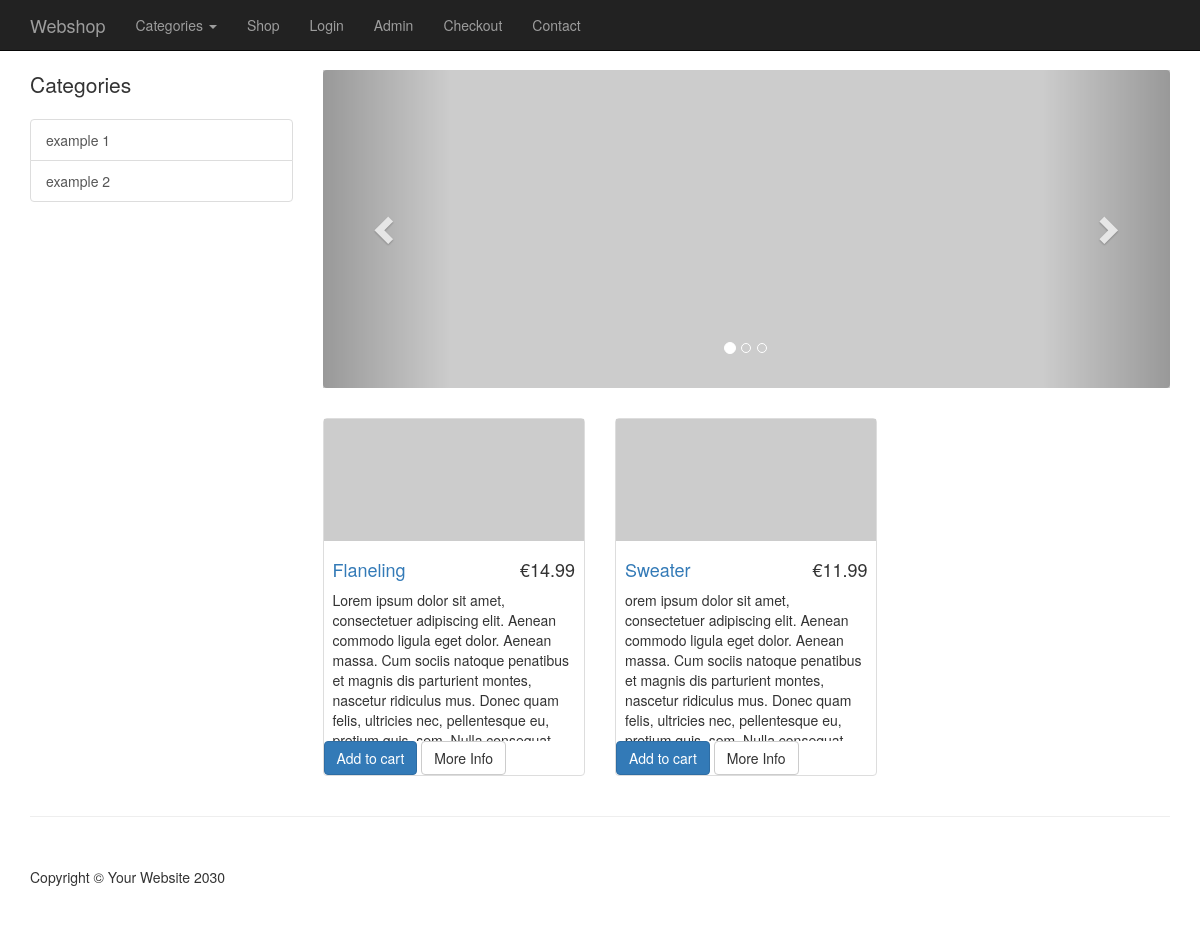
The page /shop/index.php on the database as committed earlier.
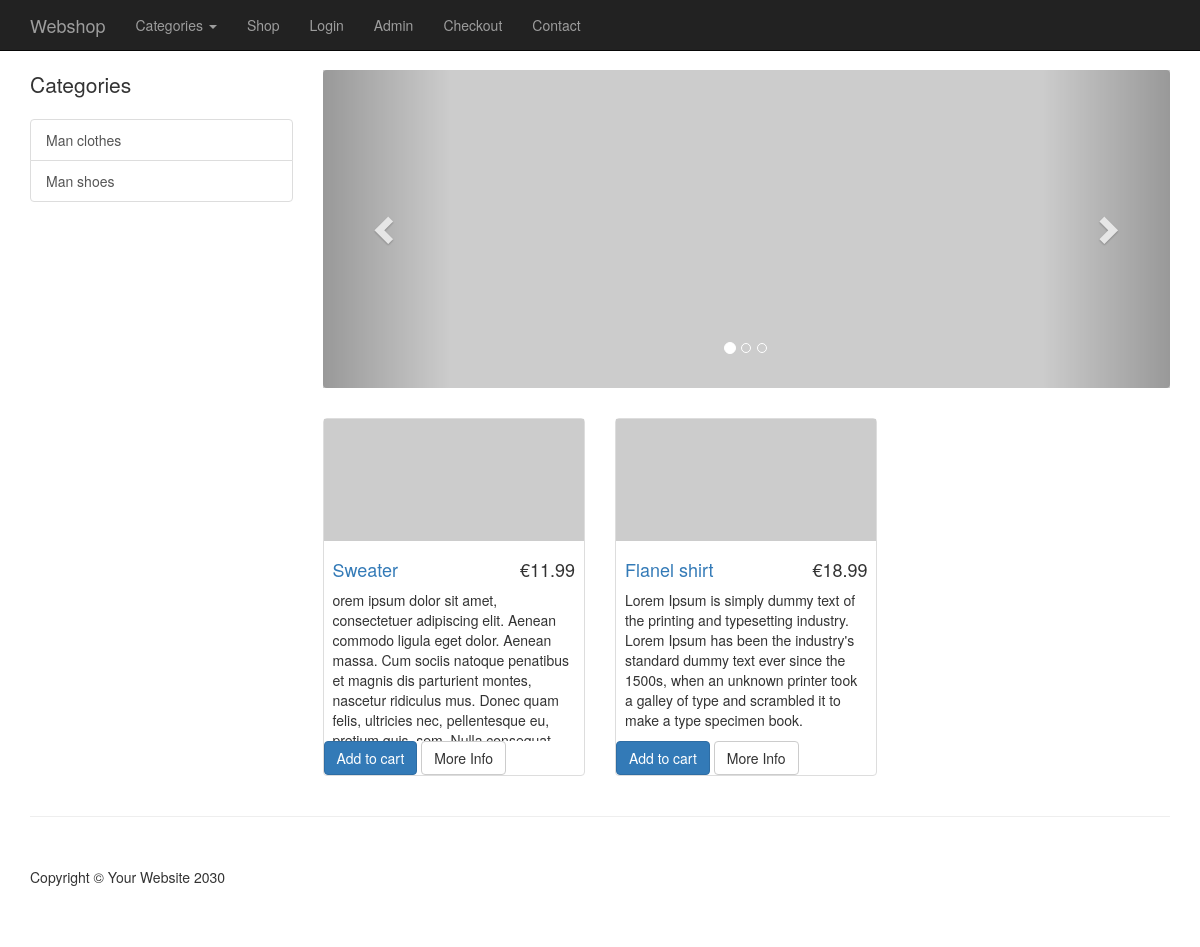
The same page on the database as committed later.
### tables this page shows
CREATE TABLE `categories` (
  `cat_id` int(11) NOT NULL,
  `cat_title` varchar(255) NOT NULL
);

CREATE TABLE `products` (
  `product_id` int(11) NOT NULL,
  `product_title` varchar(255) NOT NULL,
  `product_cat_id` int(11) NOT NULL,
  `product_price` float NOT NULL,
  `product_quantity` int(11) NOT NULL,
  `product_desc` text NOT NULL,
  `product_short` text NOT NULL,
  `product_img` varchar(255) NOT NULL
);

### resources/functions.php (the view, shortened to what this page needs)
<?php
$upload_directory = "uploads";
function query($sql) {
    global $connect;
    return mysqli_query($connect, $sql);
}
function fetch_array($result){
    return mysqli_fetch_array($result);
}
function get_products() {
    $result = query("SELECT * FROM products");
    while($row = fetch_array($result)){
        $p_id = $row['product_id'];
        $price = $row['product_price'];
        $title = $row['product_title'];
        $desc = $row['product_desc'];
        $img = $row['product_img'];
        $product_photo = display_image($img);
        $product = <<<DELIMITER
         <div class="col-sm-4 col-lg-4 col-md-4">
                        <div class="thumbnail">
                            <a href="item.php?id={$p_id}"><img src="../resources/{$product_photo}" alt="pic"></a>
                            <div class="caption">
                                <h4 class="pull-right">&#8364;{$price}</h4>
                                <h4><a href="item.php?id={$p_id}">{$title}</a>
                                </h4>
                                <p>{$desc}</p>
                            </div>
                            <a class="btn btn-primary" href="../resources/cart.php?add={$p_id}">Add to cart</a> <a href="item.php?id={$p_id}" class="btn btn-default">More Info</a>
                        </div>
                    </div>
        DELIMITER;
        echo $product;
    }
}
function get_categories_side() {
    $query = query("SELECT * FROM categories");
    while($row = fetch_array($query)) {
        $cat_id = $row['cat_id'];
        $title = $row['cat_title'];
         $category_side = <<<DELIMITER
          <a href='category.php?id={$cat_id}' class='list-group-item'>{$title}</a>
         DELIMITER;
         echo $category_side;
     }
}
function display_image($picture) {
global $upload_directory;
return $upload_directory . DS . $picture;
}
?>

Rows that differ between the two databases and show on the page:
removed products: product_price "14.99", product_title "Flaneling", product_desc "Lorem ipsum dolor sit amet, consectetuer adipiscing elit. Aenean commodo ligula eget dolor. Aenean massa. Cum sociis natoque penatibus et magnis dis parturient montes, nascetur ridiculus mus. Donec quam felis, ultricies nec, pellentesque eu,…"
changed categories: cat_title "example 1" → "Man clothes"
changed categories: cat_title "example 2" → "Man shoes"
added products: product_price "18.99", product_title "Flanel shirt", product_desc "Lorem Ipsum is simply dummy text of the printing and typesetting industry. Lorem Ipsum has been the industry's standard dummy text ever since the 1500s, when an unknown printer took a galley of type and scrambled it to make a type specimen book."
